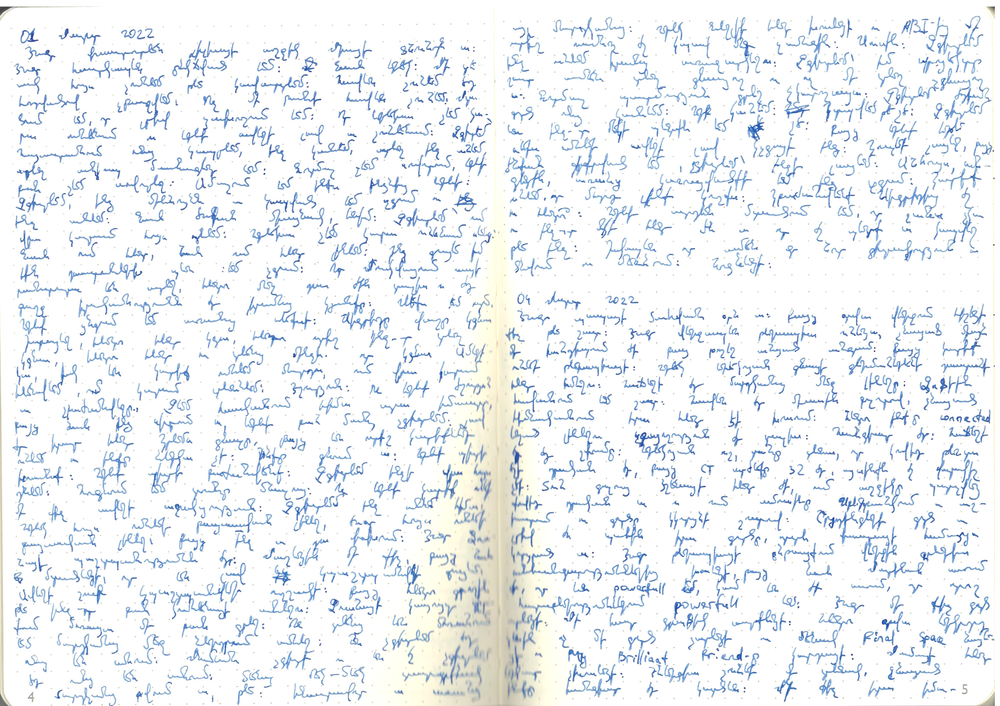
#> input picture data_processing/diary/0386_230410150714_001.pdf-01.png, 1000 x 706 px, shrunk from 1745 x 1232 before the run
$ python cleanup.py diary/0386_230410150714_001.pdf-01.png out
#> lines starting #> are read from the running program, lines starting #| are printed output that depends on the picture; after the words box and inside, x2 and y2 are one past the last pixel; in counts of white or black regions, pixels touching at a corner belong together
#!/usr/bin/env python3

import argparse
import os
import cv2
import numpy as np

parser = argparse.ArgumentParser(description='Crop a region from a PNG image.')
parser.add_argument('filename', metavar='filename', type=str,
                    help='the name of the input PNG file')

parser.add_argument('outdir', metavar='outdir', type=str,
                    help='the name of the output directory')

# Parse the arguments
args = parser.parse_args()

img_name = os.path.splitext(os.path.basename(args.filename))[0]
output_dir = args.outdir

# Processing

img = cv2.imread(args.filename)
#> img is the input picture: shape (706, 1000, 3); mean B, G, R 245.4, 241.6, 237.5

_, thresh = cv2.threshold(img, 127, 255, cv2.THRESH_BINARY)
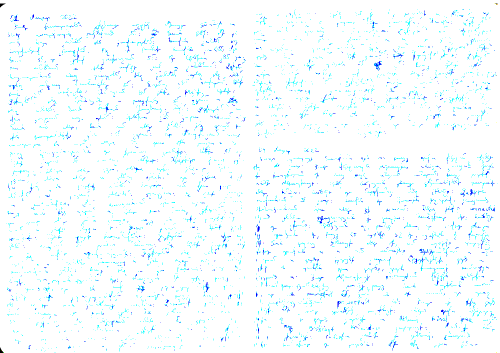
#> thresh: shape (706, 1000, 3) (shown at 1/2 size); mean B, G, R 255, 252.4, 243.9

gray = cv2.cvtColor(thresh, cv2.COLOR_BGR2GRAY)
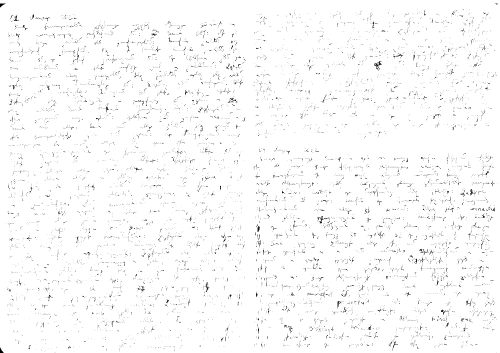
#> gray: shape (706, 1000) (shown at 1/2 size); min 0, max 255, mean 250.2

_, binary = cv2.threshold(gray, 180, 255, cv2.THRESH_BINARY_INV | cv2.THRESH_OTSU)
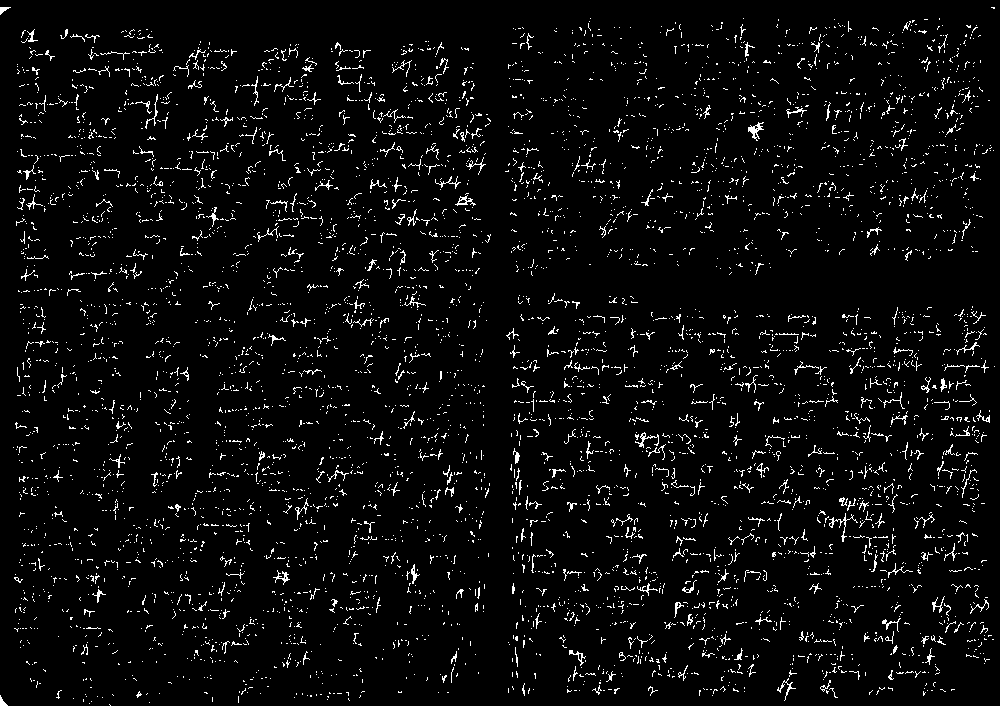
#> binary: shape (706, 1000); 4.4% white in thin lines or dots

contours, _ = cv2.findContours(binary, cv2.RETR_EXTERNAL, cv2.CHAIN_APPROX_SIMPLE)
#> contours = 5298 contours, 5267 with area under 20; largest, box (x1, y1, x2, y2) and area: (748, 122, 764, 141) 96, (455, 195, 476, 206) 68, (635, 432, 659, 448) 52, (829, 513, 858, 542) 49, (569, 650, 586, 666) 48

# kernel = cv2.getStructuringElement(cv2.MORPH_RECT, (3,3))
# closed = cv2.morphologyEx(thresh, cv2.MORPH_CLOSE, kernel)

# contours, _ = cv2.findContours(closed, cv2.RETR_EXTERNAL, cv2.CHAIN_APPROX_SIMPLE)

# getting the line ends
xleft = 1e5
ytop = 1e5
xright = 0
ybottom = 0

relevant_contours = []
discarded = []

for contour in contours:
    x,y,w,h = cv2.boundingRect(contour)
    aspect_ratio = float(w)/h

    ### This part gets the main words
    if aspect_ratio > 0.2 and aspect_ratio < 5 and w > 10 and h > 10:
        cv2.rectangle(thresh, (x, y), (x+w, y+h), (0, 255, 0), 2)
        relevant_contours.append(contour)
        if x < xleft:
            xleft = x
        if y < ytop:
            ytop = y
        if x + w > xright:
            xright = x + w
        if y + h > ybottom:
            ybottom = y + h

    else:
        discarded.append(contour)
#> this loop made 5298 passes
#> (x, y, w, h, aspect_ratio, xleft, ytop, xright) on pass 95: (820, 680, 11, 12, 0.917, 820, 680, 831)
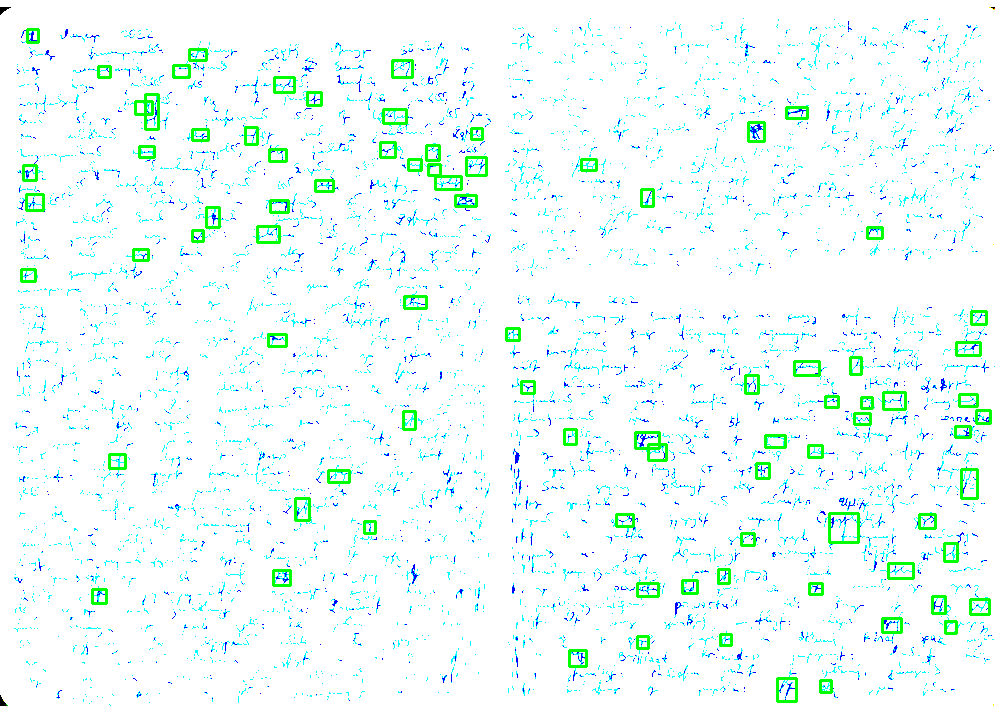
#> thresh: shape (706, 1000, 3); 2.14% of pixels changed, all inside (x1, y1, x2, y2) = (20, 28, 992, 703)
#> after the loop, discarded = 5213 contours, 5202 with area under 20; largest, box (x1, y1, x2, y2) and area: (411, 564, 420, 584) 42, (674, 602, 684, 618) 34, (940, 378, 947, 392) 32, (513, 448, 520, 464) 30, (0, 7, 11, 15) 28; relevant_contours = 85 contours, 65 with area under 20; largest, box (x1, y1, x2, y2) and area: (748, 122, 764, 141) 96, (455, 195, 476, 206) 68, (635, 432, 659, 448) 52, (829, 513, 858, 542) 49, (569, 650, 586, 666) 48; xleft = 21; xright = 990; ybottom = 701; ytop = 29

for contour in discarded:
    x,y,w,h = cv2.boundingRect(contour)

    if y > ytop  and y + h < ybottom:
        cv2.rectangle(thresh, (x, y), (x+w, y+h), (255, 0, 0), 2)
        relevant_contours.append(contour)
#> this loop made 5213 passes
#> (x, y, w, h) on passes 2 to 4: (89, 703, 1, 1), (149, 702, 1, 1), (91, 701, 1, 1)
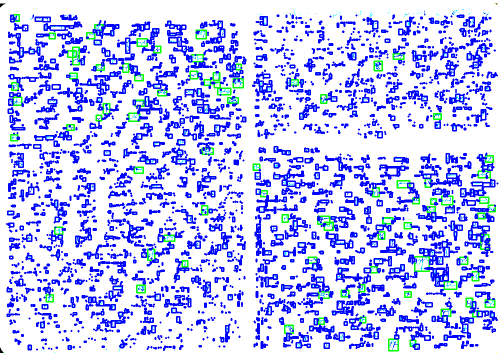
#> thresh: shape (706, 1000, 3) (shown at 1/2 size); mean B, G, R 250.5, 199.1, 192.6

# cv2.imshow('image window', thresh)
# # add wait key. window waits until user presses a key
# cv2.waitKey(0)
# # and finally destroy/close all open windows
# cv2.destroyAllWindows()

# Draw relevant contours on a new image
output = np.zeros_like(thresh)
cv2.drawContours(output, relevant_contours, -1, (255, 255, 255), -1)
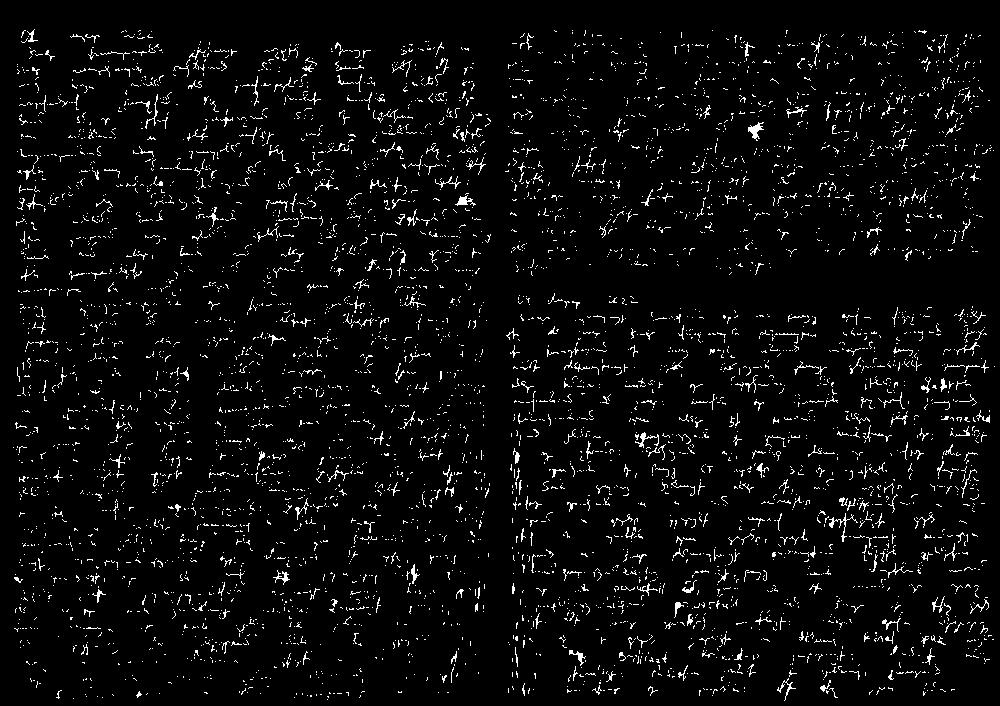
#> output: shape (706, 1000, 3); 4.3% white in thin lines or dots

cv2.imwrite(os.path.join(output_dir, img_name + "_cleaned.png"), output)

$ run again, on data_processing/diary/0386_230410150714_001.pdf-03.png
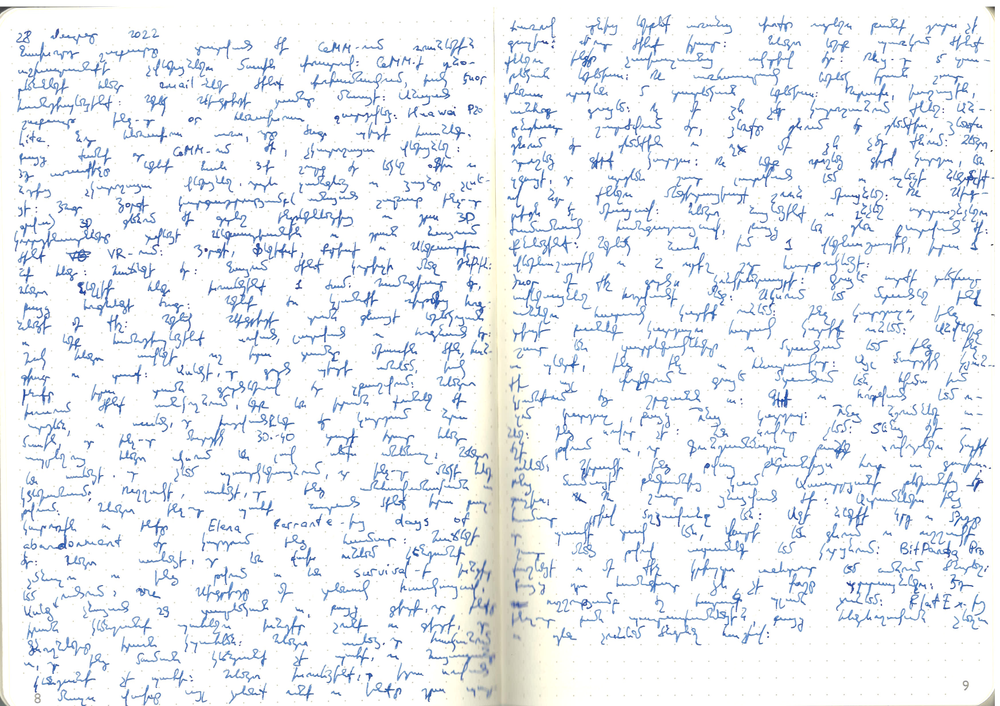
#> input picture data_processing/diary/0386_230410150714_001.pdf-03.png, 1000 x 706 px, shrunk from 1745 x 1232 before the run
#> img is the input picture: shape (706, 1000, 3); mean B, G, R 244.8, 240.4, 236.9
#> binary: shape (706, 1000); 2.1% white in thin lines or dots
#> contours = 4371 contours, 4362 with area under 20; largest, box (x1, y1, x2, y2) and area: (70, 249, 89, 262) 52, (424, 291, 447, 307) 41, (774, 390, 791, 407) 31, (956, 170, 976, 185) 28, (56, 534, 66, 550) 26
#> the loop `for contour in contours:` made 4371 passes
#> (x, y, w, h, aspect_ratio) on passes 1, 4, 5: (126, 705, 1, 1, 1), (204, 701, 1, 1, 1), (202, 701, 1, 1, 1)
#> after the loop `for contour in contours:`:
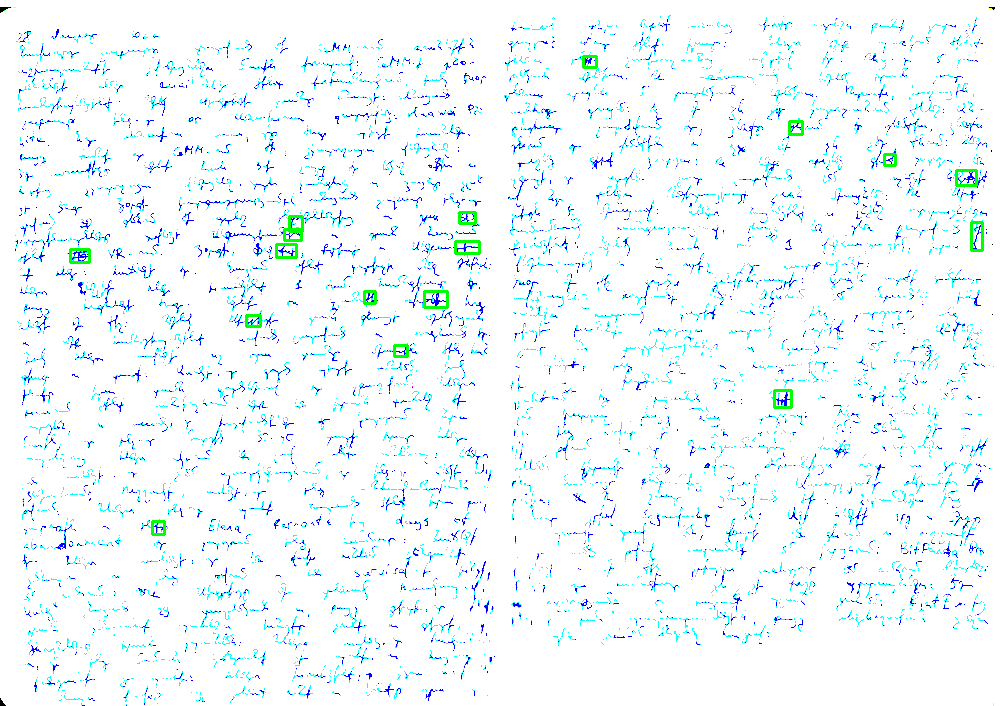
#> thresh: shape (706, 1000, 3); mean B, G, R 253.9, 249.7, 239.5
#> after the loop `for contour in contours:`: discarded = 4354 contours, 4350 with area under 20; largest, box (x1, y1, x2, y2) and area: (56, 534, 66, 550) 26, (468, 280, 477, 289) 21, (974, 478, 983, 492) 20, (78, 282, 86, 295) 20; relevant_contours = 17 contours, 12 with area under 20; largest, box (x1, y1, x2, y2) and area: (70, 249, 89, 262) 52, (424, 291, 447, 307) 41, (774, 390, 791, 407) 31, (956, 170, 976, 185) 28, (583, 56, 596, 67) 23; xleft = 70; xright = 982; ybottom = 534; ytop = 56
#> the loop `for contour in discarded:` made 4354 passes
#> (x, y, w, h) on passes 1, 4, 5: (126, 705, 1, 1), (204, 701, 1, 1), (202, 701, 1, 1)
#> `cv2.drawContours(output, relevant_contours, -1, (255, 255, 255), -1)`:
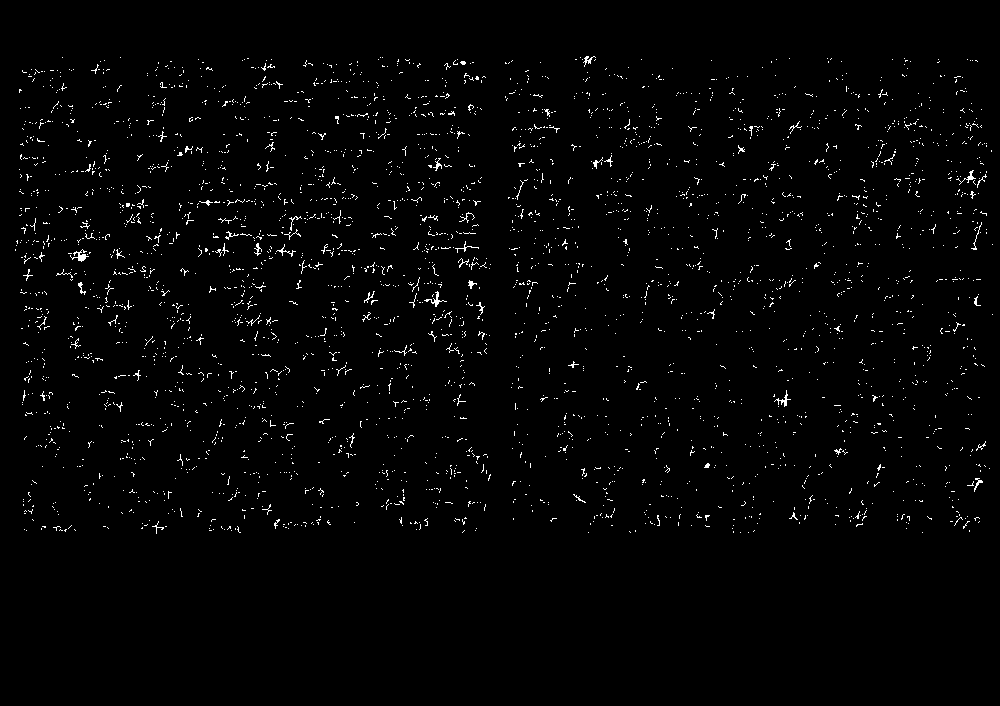
#> output: shape (706, 1000, 3); 1.7% white in thin lines or dots, all inside (x1, y1, x2, y2) = (15, 56, 993, 534)

$ run again, on data_processing/diary/0386_230410150714_001.pdf-04.png
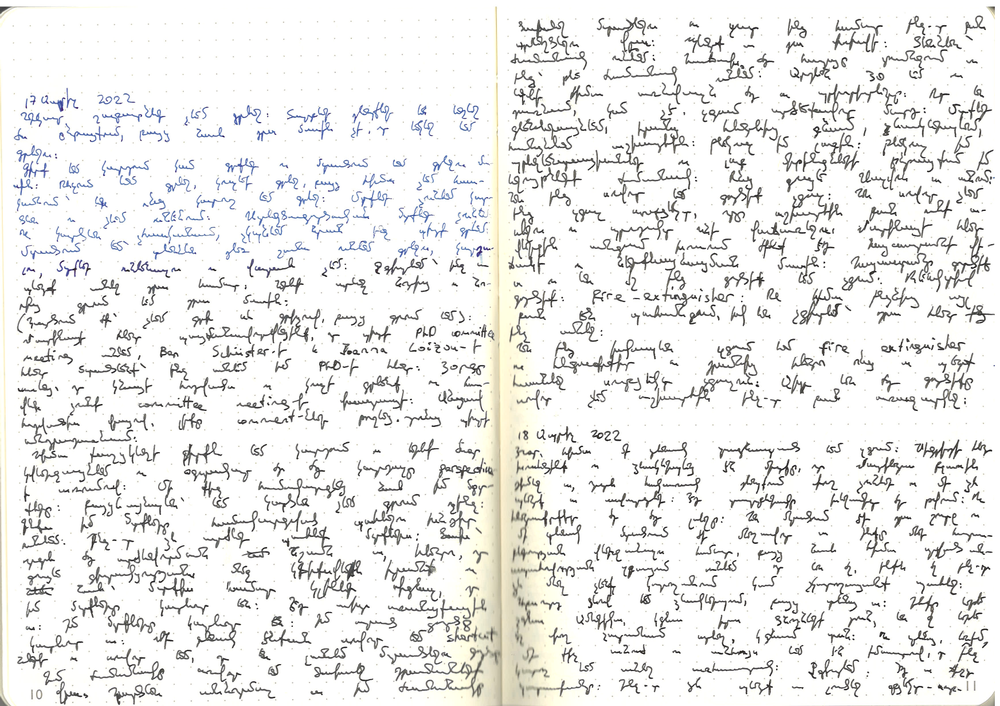
#> input picture data_processing/diary/0386_230410150714_001.pdf-04.png, 1000 x 706 px, shrunk from 1745 x 1232 before the run
#> img is the input picture: shape (706, 1000, 3); mean B, G, R 234.9, 236.3, 236.4
#> binary: shape (706, 1000); 6.6% white in thin lines or dots
#> contours = 2584 contours, 2333 with area under 20; largest, box (x1, y1, x2, y2) and area: (800, 287, 841, 325) 121, (632, 110, 688, 153) 117, (554, 340, 634, 374) 108, (341, 560, 362, 581) 92, (952, 243, 983, 273) 92
#> the loop `for contour in contours:` made 2584 passes
#> (x, y, w, h, aspect_ratio, xleft, ytop, xright) on pass 23: (57, 687, 25, 17, 1.47, 57, 687, 82)
#> after the loop `for contour in contours:`:
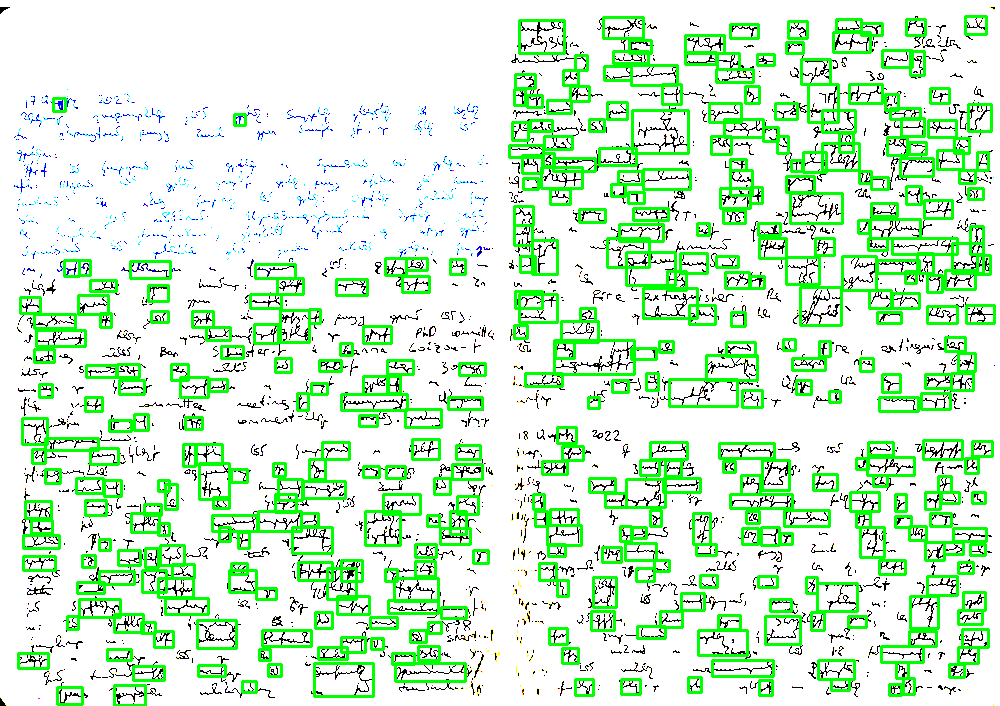
#> thresh: shape (706, 1000, 3); mean B, G, R 208.3, 240.9, 207.5
#> after the loop `for contour in contours:`: discarded = 2177 contours, 2143 with area under 20; largest, box (x1, y1, x2, y2) and area: (27, 585, 53, 595) 75, (160, 347, 178, 357) 50, (272, 616, 283, 626) 48, (511, 52, 574, 63) 48, (640, 594, 651, 604) 40; relevant_contours = 407 contours, 190 with area under 20; largest, box (x1, y1, x2, y2) and area: (800, 287, 841, 325) 121, (632, 110, 688, 153) 117, (554, 340, 634, 374) 108, (341, 560, 362, 581) 92, (952, 243, 983, 273) 92; xleft = 18; xright = 994; ybottom = 705; ytop = 16
#> the loop `for contour in discarded:` made 2177 passes
#> (x, y, w, h) on passes 1, 3, 5: (133, 703, 1, 1), (0, 698, 6, 8), (84, 693, 4, 5)
#> `cv2.drawContours(output, relevant_contours, -1, (255, 255, 255), -1)`:
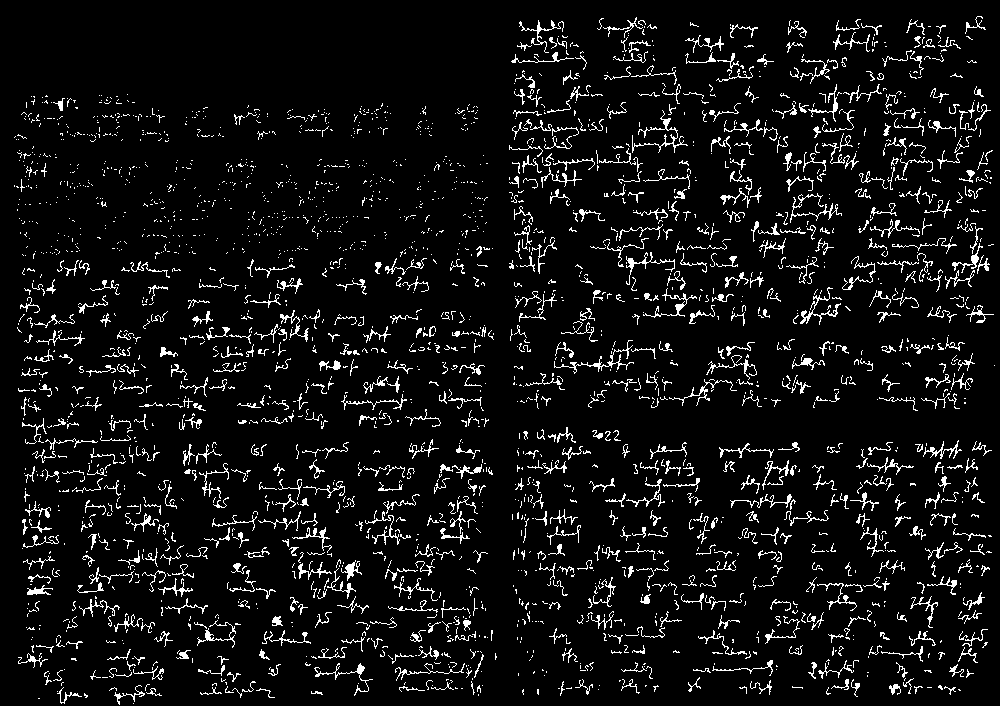
#> output: shape (706, 1000, 3); 6.8% white in thin lines or dots
